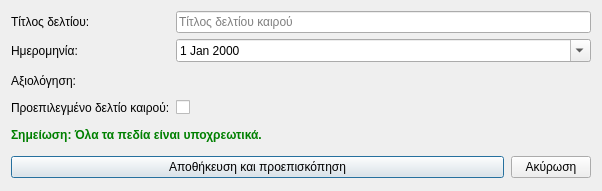
<?xml version="1.0" encoding="UTF-8"?>
<ui version="4.0">
 <class>Dialog</class>
 <widget class="QDialog" name="Dialog">
  <property name="geometry">
   <rect>
    <x>0</x>
    <y>0</y>
    <width>602</width>
    <height>191</height>
   </rect>
  </property>
  <property name="windowTitle">
   <string>Επεξεργασία δελτίου καιρού</string>
  </property>
  <property name="windowIcon">
   <iconset resource="../../../../icons.qrc">
    <normaloff>:/rest-windows/assets/images/rest-windows/edit.png</normaloff>:/rest-windows/assets/images/rest-windows/edit.png</iconset>
  </property>
  <layout class="QGridLayout" name="gridLayout">
   <item row="0" column="0">
    <widget class="QLabel" name="label">
     <property name="text">
      <string>Τίτλος δελτίου:</string>
     </property>
    </widget>
   </item>
   <item row="0" column="1">
    <widget class="QLineEdit" name="title">
     <property name="sizePolicy">
      <sizepolicy hsizetype="Expanding" vsizetype="Maximum">
       <horstretch>0</horstretch>
       <verstretch>0</verstretch>
      </sizepolicy>
     </property>
     <property name="minimumSize">
      <size>
       <width>0</width>
       <height>0</height>
      </size>
     </property>
     <property name="dragEnabled">
      <bool>true</bool>
     </property>
     <property name="placeholderText">
      <string>Τίτλος δελτίου καιρού</string>
     </property>
     <property name="clearButtonEnabled">
      <bool>true</bool>
     </property>
    </widget>
   </item>
   <item row="5" column="0" colspan="2">
    <widget class="QFrame" name="frame">
     <property name="styleSheet">
      <string notr="true">QFrame{border:none;}</string>
     </property>
     <property name="frameShape">
      <enum>QFrame::StyledPanel</enum>
     </property>
     <property name="frameShadow">
      <enum>QFrame::Raised</enum>
     </property>
     <layout class="QHBoxLayout" name="horizontalLayout">
      <property name="spacing">
       <number>7</number>
      </property>
      <property name="leftMargin">
       <number>0</number>
      </property>
      <property name="topMargin">
       <number>0</number>
      </property>
      <property name="rightMargin">
       <number>0</number>
      </property>
      <property name="bottomMargin">
       <number>0</number>
      </property>
      <item>
       <widget class="QPushButton" name="save_and_preview">
        <property name="sizePolicy">
         <sizepolicy hsizetype="Expanding" vsizetype="Maximum">
          <horstretch>0</horstretch>
          <verstretch>0</verstretch>
         </sizepolicy>
        </property>
        <property name="minimumSize">
         <size>
          <width>0</width>
          <height>0</height>
         </size>
        </property>
        <property name="text">
         <string>Αποθήκευση και προεπισκόπηση</string>
        </property>
        <property name="icon">
         <iconset resource="../../../../icons.qrc">
          <normaloff>:/rest-windows/assets/images/rest-windows/save.png</normaloff>:/rest-windows/assets/images/rest-windows/save.png</iconset>
        </property>
       </widget>
      </item>
      <item>
       <widget class="QPushButton" name="cancel">
        <property name="sizePolicy">
         <sizepolicy hsizetype="Minimum" vsizetype="Maximum">
          <horstretch>0</horstretch>
          <verstretch>0</verstretch>
         </sizepolicy>
        </property>
        <property name="minimumSize">
         <size>
          <width>0</width>
          <height>0</height>
         </size>
        </property>
        <property name="text">
         <string>Ακύρωση</string>
        </property>
       </widget>
      </item>
     </layout>
    </widget>
   </item>
   <item row="2" column="1">
    <widget class="QFrame" name="rating_frame">
     <property name="styleSheet">
      <string notr="true">QFrame{border:none;}</string>
     </property>
     <property name="frameShape">
      <enum>QFrame::StyledPanel</enum>
     </property>
     <property name="frameShadow">
      <enum>QFrame::Raised</enum>
     </property>
     <layout class="QGridLayout" name="gridLayout_5">
      <property name="leftMargin">
       <number>0</number>
      </property>
      <property name="topMargin">
       <number>0</number>
      </property>
      <property name="rightMargin">
       <number>0</number>
      </property>
      <property name="bottomMargin">
       <number>0</number>
      </property>
     </layout>
    </widget>
   </item>
   <item row="3" column="1">
    <widget class="QCheckBox" name="is_default">
     <property name="text">
      <string/>
     </property>
    </widget>
   </item>
   <item row="1" column="1">
    <widget class="QDateEdit" name="date">
     <property name="sizePolicy">
      <sizepolicy hsizetype="Minimum" vsizetype="Maximum">
       <horstretch>0</horstretch>
       <verstretch>0</verstretch>
      </sizepolicy>
     </property>
     <property name="minimumSize">
      <size>
       <width>0</width>
       <height>0</height>
      </size>
     </property>
     <property name="calendarPopup">
      <bool>true</bool>
     </property>
    </widget>
   </item>
   <item row="2" column="0">
    <widget class="QLabel" name="label_3">
     <property name="text">
      <string>Αξιολόγηση:</string>
     </property>
    </widget>
   </item>
   <item row="1" column="0">
    <widget class="QLabel" name="label_2">
     <property name="text">
      <string>Ημερομηνία:</string>
     </property>
    </widget>
   </item>
   <item row="3" column="0">
    <widget class="QLabel" name="label_4">
     <property name="text">
      <string>Προεπιλεγμένο δελτίο καιρού:</string>
     </property>
    </widget>
   </item>
   <item row="4" column="0" colspan="2">
    <widget class="QLabel" name="label_5">
     <property name="styleSheet">
      <string notr="true">QLabel{
	font-weight:bold;
	color:green;
}</string>
     </property>
     <property name="text">
      <string>Σημείωση: Όλα τα πεδία είναι υποχρεωτικά.</string>
     </property>
    </widget>
   </item>
  </layout>
 </widget>
 <tabstops>
  <tabstop>title</tabstop>
  <tabstop>date</tabstop>
  <tabstop>is_default</tabstop>
  <tabstop>save_and_preview</tabstop>
  <tabstop>cancel</tabstop>
 </tabstops>
 <resources>
  <include location="../../../../icons.qrc"/>
 </resources>
 <connections/>
</ui>
